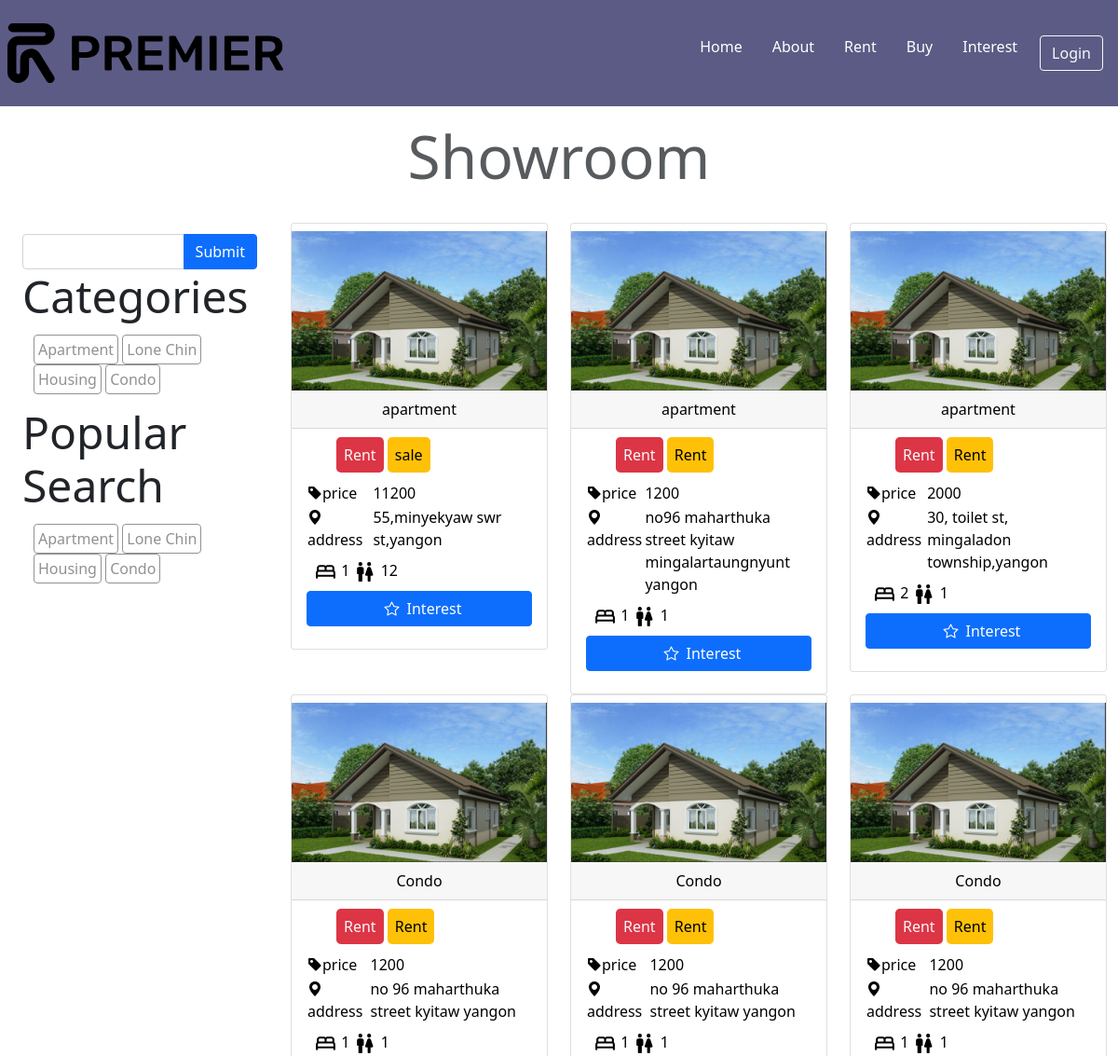
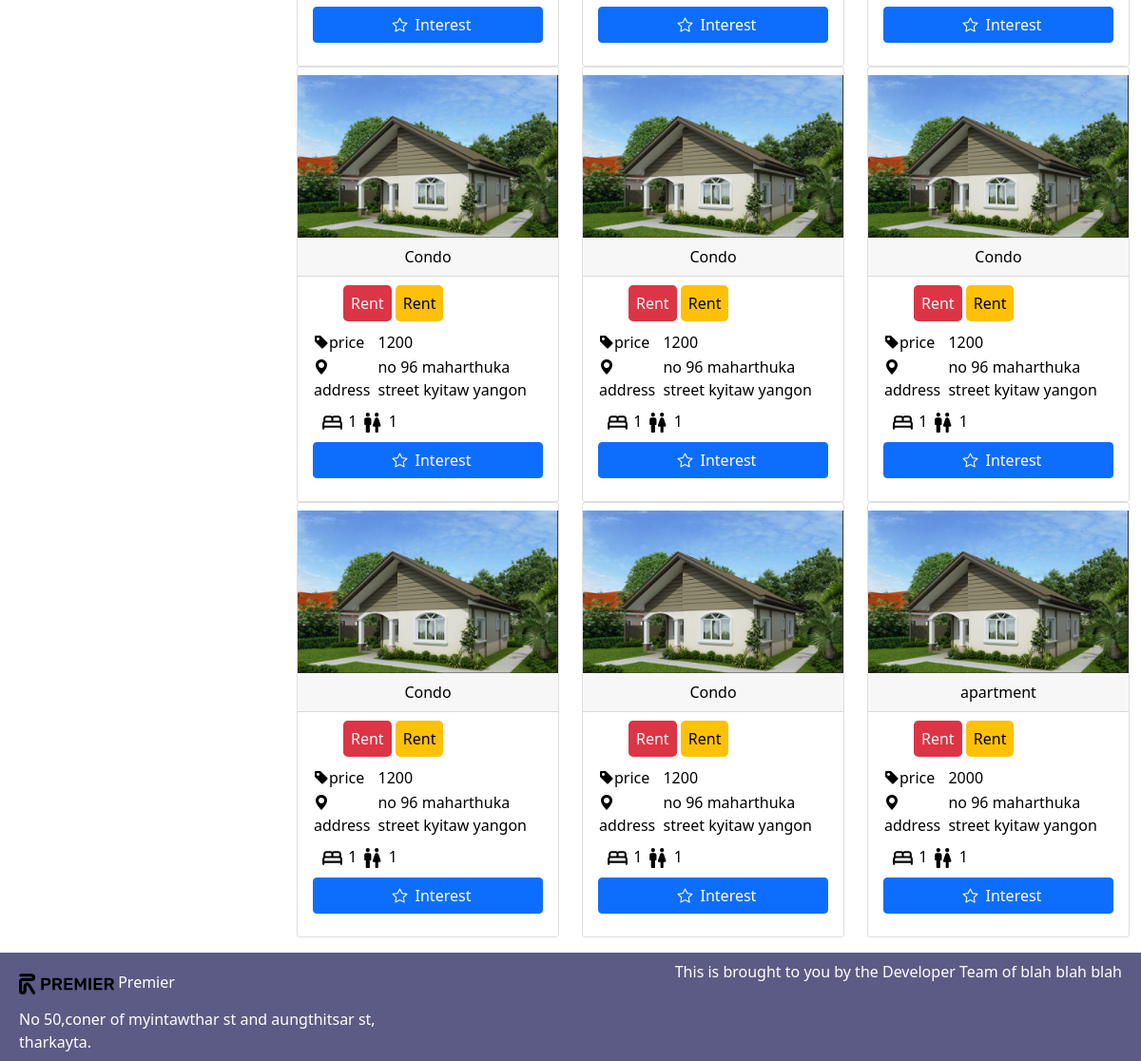
Page /showroom on the committed database (2 pictures, top to bottom).
### tables this page shows
CREATE TABLE `product` (
  `name` varchar(128) DEFAULT NULL,
  `type` varchar(30) DEFAULT NULL,
  `sale_type` varchar(20) DEFAULT NULL,
  `address` varchar(225) DEFAULT NULL,
  `price` varchar(20) DEFAULT NULL,
  `id` int NOT NULL AUTO_INCREMENT,
  `numberofrooms` decimal(2,0) DEFAULT NULL,
  `numberofbedroom` decimal(2,0) DEFAULT NULL,
  `coverphoto` varchar(30) DEFAULT NULL,
  PRIMARY KEY (`id`)
);

### apps/Controller/ProductController.php (called while the page is built, shortened)
<?php
    class ProductController{
        function showroom(){
            $array=Change::ass_to_obj_arr(Manager::all("product"),'product');
            include_once('apps/View/showroom.view.php');
        }
    }
?>

### apps/Helper/Authenticate.helper.php (called while the page is built, shortened)
<?php
    class Authenticate{
        static function checklogin(){
            return false;
        }
    }
?>

### apps/Helper/Manager.helper.php (called while the page is built, shortened)
<?php
    class Manager{
        public static function all(string $tablename){
            $con = Connection::get_connection();
            $result = $con->query("select * from {$tablename};");
            $ans = $result->fetch_all(MYSQLI_ASSOC);
            return $ans;
        }
    }
?>

### apps/Helper/Change.helper.php (called while the page is built, shortened)
<?php
    class Change{
    static function ass_to_obj_arr(mixed $arr, string $tablename)
    {
        $op=[];
        foreach ($arr as $a){
        $obj = new $classname();
        foreach ($a as $key => $value) {
            $obj->$key = $value;
        }
        array_push($op,$obj);
    }
        return $op;
    }
    }
?>

### apps/View/showroom.view.php (the view, shortened to what this page needs)
<!DOCTYPE html>
<html lang="en" class='h-100'>
<head>
    <link rel='stylesheet' href='apps/static/css/i.css'>
    <link href="https://cdn.jsdelivr.net/npm/bootstrap@5.1.0/dist/css/bootstrap.min.css" rel="stylesheet"
>
    <link rel="stylesheet" href="https://cdn.jsdelivr.net/npm/bootstrap-icons@1.5.0/font/bootstrap-icons.css">
</head>
<body class='h-100'>
    <div class='d-flex flex-shrink-0 justify-content-between flex-column h-100'>
        <?php
        include_once "apps/View/parts/header.php";
        ?>
        <div class='display-3 opacity-75 p-2 m-2 text-center'> Showroom </div>
        <div class='container-fluid my-2 py-2'>
            <div class='row row-cols-md-2 row-cols-sm-1'>
                <div class='col-lg-3 col-md-4 col-sm-12 top-0 position-lg-sticky d-block '>
                    <div class='m-2 p-1'>
                        <form class='' action='/find' method='GET'>
                            <div class='input-group'>
                                <input type="text" class='form-control' name='name'>
                                <input type="submit" class='btn btn-primary' name='submit' value="Submit">
                            </div>
                        </form>
                        <div class=' display-5'>Categories</div>
                        <div class='opacity-50'>
                            <div class='p-2 m-1'>
                                <span class='border border-1 border-dark p-1 rounded-2 lh-lg'>Apartment</span>
                                <span class='border border-1 border-dark p-1 rounded-2 lh-lg'>Lone Chin</span>
                                <span class='border border-1 border-dark p-1 rounded-2 lh-lg'>Housing</span>
                                <span class='border border-1 border-dark p-1 rounded-2 lh-lg'>Condo</span>
                            </div>
                        </div>
                        <div class=' display-5'>Popular Search</div>
                        <div class='opacity-50'>
                            <div class='p-2 m-1'>
                                <span class='border border-1 border-dark p-1 rounded-2 lh-lg'>Apartment</span>
                                <span class='border border-1 border-dark p-1 rounded-2 lh-lg'>Lone Chin</span>
                                <span class='border border-1 border-dark p-1 rounded-2 lh-lg'>Housing</span>
                                <span class='border border-1 border-dark p-1 rounded-2 lh-lg'>Condo</span>
                            </div>
                        </div>
                    </div>
                </div>
                <div class='col-md-8 col-lg-9 col-sm-12'>
                    <div class='row row-cols-md-3 row-cols-sm-12'>
                        <?php foreach($array as $m): ?>
                        <div class='col'>
                            <div class='card py-2'>
                                <a href='/detail?<?php echo "product_id=" . $m->id ?>'
                                    class='text-decoration-none text-black'>
                                    <div class='card-img'>
                                        <img src='apps/static/img/house1.png' class='img-fluid'>
                                    </div>
                                    <div class='card-header text-center'>
                                        <?php echo htmlspecialchars($m->type) ?>
                                    </div>
                                    <div class='card-body'>
                                        <div class='d-inline'>
                                            <ul>
                                                <li class='d-inline bg-danger p-2 rounded-3 text-light'>Rent</li>
                                                <li class='d-inline bg-warning p-2 rounded-3'>
                                                    <?php echo htmlspecialchars($m->sale_type) ?>
                                                </li>
                                            </ul>
                                        </div>
                                        <table border=0 class='w-100'>
                                            <tr>
                                                <td class='align-text-top'><i class="bi bi-tag-fill"></i>price</td>
                                                <td class='text-right'>
                                                    <?php echo $m->price ?>
                                                </td>
                                            </tr>
                                            <tr>
                                                <td class='align-text-top'><i class="bi bi-geo-alt-fill"></i>address
                                                </td>
                                                <td class='text-right'>
                                                    <?php echo $m->address ?>
                                                </td>
                                            </tr>
                                        </table>
                                        <div class='p-1 m-1'>
                                            <img src='apps/static/img/bed_black_24dp.svg' width=25 height="25">
                                            <?php echo $m->numberofbedroom ?>
                                            <img src='apps/static/img/wc_black_24dp.svg' width=25 height="25">
                                            <?php echo $m->numberofrooms ?>
                                        </div>
                                </a>
                                <?php if(Authenticate::checklogin()) : ?>
                                <?php if(in_array($m,$user->products)) :?>
                                <a href='/interested/delete?product_id=<?php echo $m->id ?>'>
                                    <button class='btn btn-primary w-100' value=<?php echo $m->id ?>><i
                                            class="bi bi-star-fill mx-2" name='btn-icon'></i>Interest</button>
                                </a>
                                <?php else : ?>
                                <a href='/interested/add?product_id=<?php echo $m->id ?>'>
                                    <button class='btn btn-primary w-100' value=<?php echo $m->id ?>><i
                                            class="bi bi-star mx-2" name='btn-icon'></i>Interest</button>
                                </a>
                                <?php endif ?>
                                <?php else : ?>
                                <a href='/interested/add?product_id=<?php echo $m->id ?>'>
                                    <button class='btn btn-primary w-100' value=<?php echo $m->id ?>><i
                                            class="bi bi-star mx-2" name='btn-icon'></i>Interest</button>
                                </a>
                                <?php endif ?>
                            </div>
                        </div>
                    </div>
                    <?php endforeach ?>
    <?php
        include_once "apps/View/parts/footer.php";
        ?>
</body>
</html>

### index.php (shortened to what this page needs)
<?php
    $route=[
        "/home"=>"HomeController@index",
        "/about"=>"HomeController@about",
        "/showroom"=>"ProductController@showroom",
        '/interested'=> "InterestedController@all",
        '/login'=>'LoginController@login',
        '/register'=>'RegisterController@register',
        '/login_process'=> 'LoginController@login_process',
        '/logout'=>'LogoutController@logout',
        '/detail'=> 'ProductController@reterive',
        '/find'=> 'ProductController@find',
        '/interested/add' => "InterestedController@create",
        '/interested/delete'=>"InterestedController@delete",
        '/register/register_process'=>'RegisterController@register_process',
        '/create/product'=>'ProductController@create',
        '/create/product'=>'ProductController@create',
        '/create/product_process'=>'ProductController@create_process',
        '/create/delete_product_process'=>'ProductController@delete',
        '/admin/home'=>'SuperUserController@home',
        '/profile'=>'ProfileController@profile',
        '/user/freeze'=>'SuperUserController@freeze',
        '/user/delete'=>'SuperUserController@delete',
    ];
    if (array_key_exists($_SERVER['PATH_INFO'],$route)){
        $temp= explode('@',$route[$_SERVER['PATH_INFO']]);
        $n=$temp[1];
        $c=new $h();
        $c->$n();
    }
    else{
        echo ("Page is under Construction and 404");
    }

### apps/View/parts/header.php (shortened to what this page needs)
<header class='px-2 py-1 primaryly'>
    <div class='navbar navbar-expand-lg navbar-light  my-2'>
        <div class='navbar-brand w-25'>
            <img src='/apps/static/img/lotaya.svg' class='img-fluid' />
        </div>
        <div class='collapse navbar-collapse' id='collapseable'>
            <ul class='navbar-nav ms-auto'>
                <li class='nav-item mx-2'><a href='/home' class='nav-link text-white'>Home</a></li>
                <li class='nav-item mx-2'><a href='/about' class='nav-link text-white'>About</a></li>
                <li class='nav-item mx-2'><a href='/showroom' class='nav-link text-white'>Rent</a></li>
                <li class='nav-item mx-2'><a href='/showroom' class='nav-link text-white'>Buy</a></li>
                <li class='nav-item mx-2'><a href='/interested' class='nav-link text-white'>Interest</a></li>
                <?php if (!Authenticate::checklogin()){ ?>
                <li class='nav-item'><a href='/login' class='nav-link text-white'><button class=' btn btn-outline-light'>Login</button></a></li>
                <?php } else {?>
                    <li class='nav-item'><a href='/logout' class='nav-link text-white'><button class=' btn btn-outline-light'><?php echo Authenticate::get_user()->username ?></button></a></li>
                <?php } ?>
            </ul>
        </div>
    </div>
</header>

### apps/View/parts/footer.php
<div class='container-fluid primaryly'>
    <footer class='d-flex justify-content-lg-between  text-white'>
        <div class='p-2'>
            <img src='/apps/static/img/lotaya.svg' width=100 height=50>
            Premier
            <div class='text-wrap'>
                No 50,coner of myintawthar st and aungthitsar st,<br>
                tharkayta.
            </div>
        </div>
        <div class='p-2'>
            This is brought to you by the Developer Team of blah blah blah
        </div>
    </footer>
</div>

### apps/static/css/i.css (style rules this page uses)
.primaryly { background-color:#5b5b85; }

### rows in the picture
product: type "apartment", sale_type "sale", price "11200", address "55,minyekyaw swr st,yangon", numberofbedroom "1", numberofrooms "12"
product: type "apartment", sale_type "Rent", price "1200", address "no96 maharthuka street kyitaw mingalartaungnyunt yangon", numberofbedroom "1", numberofrooms "1", $m->id 2 (drawn)
product: type "apartment", sale_type "Rent", price "2000", address "30, toilet st, mingaladon township,yangon", numberofbedroom "2", numberofrooms "1", $m->id 3 (drawn)
product: type "Condo", sale_type "Rent", price "1200", address "no 96 maharthuka street kyitaw yangon", numberofbedroom "1", numberofrooms "1", $m->id 4 (drawn)
product: type "Condo", sale_type "Rent", price "1200", address "no 96 maharthuka street kyitaw yangon", numberofbedroom "1", numberofrooms "1", $m->id 5 (drawn)
product: type "Condo", sale_type "Rent", price "1200", address "no 96 maharthuka street kyitaw yangon", numberofbedroom "1", numberofrooms "1", $m->id 6 (drawn)
product: type "Condo", sale_type "Rent", price "1200", address "no 96 maharthuka street kyitaw yangon", numberofbedroom "1", numberofrooms "1", $m->id 7 (drawn)
product: type "Condo", sale_type "Rent", price "1200", address "no 96 maharthuka street kyitaw yangon", numberofbedroom "1", numberofrooms "1", $m->id 8 (drawn)
product: type "Condo", sale_type "Rent", price "1200", address "no 96 maharthuka street kyitaw yangon", numberofbedroom "1", numberofrooms "1", $m->id 9 (drawn)
product: type "Condo", sale_type "Rent", price "1200", address "no 96 maharthuka street kyitaw yangon", numberofbedroom "1", numberofrooms "1", $m->id 10 (drawn)
product: type "Condo", sale_type "Rent", price "1200", address "no 96 maharthuka street kyitaw yangon", numberofbedroom "1", numberofrooms "1", $m->id 11 (drawn)
product: type "apartment", sale_type "Rent", price "2000", address "no 96 maharthuka street kyitaw yangon", numberofbedroom "1", numberofrooms "1", $m->id 12 (drawn)
